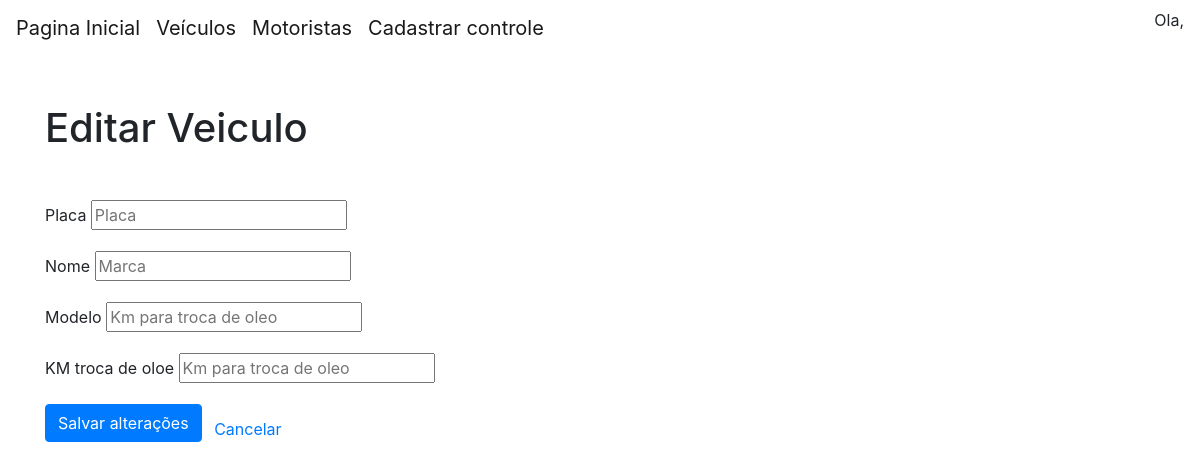
The app's page /veiculo/editar/1, older data.
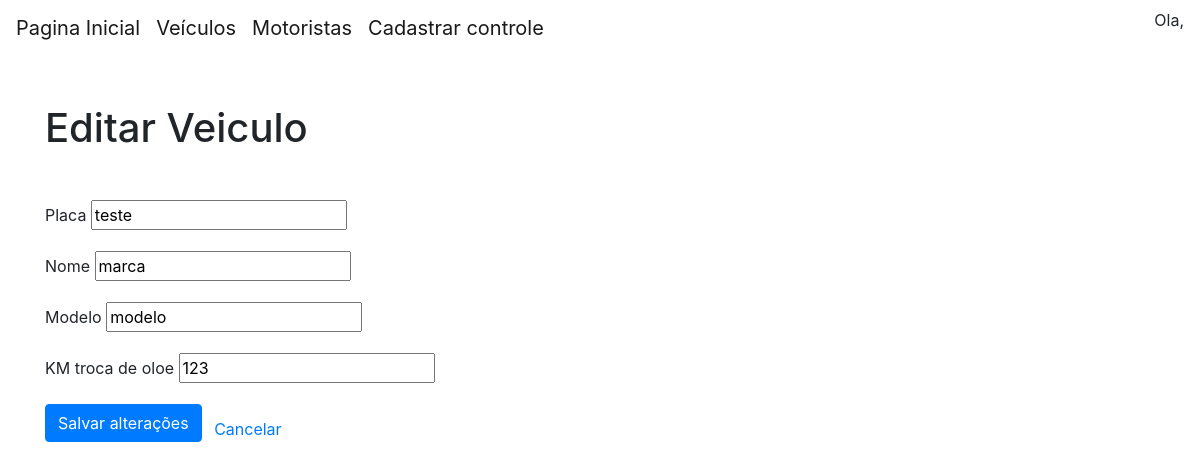
The same page, newer data.
### models.py (models this page shows, shortened)
class Veiculo(db.Model):
    id = db.Column(db.Integer, primary_key=True)
    placa = db.Column(db.String(20), unique=True, nullable=False)
    marca = db.Column(db.String(100), nullable=False)
    modelo = db.Column(db.String(100), nullable=False)
    km_troca_oleo = db.Column(db.Integer)

### routes/veiculo_routes.py (the view, shortened to what this page needs)
@veiculo_routes.route('/veiculo/editar/<int:id>', methods=['GET', 'POST'])
def editar_veiculo(id):
    veiculo = Veiculo.query.get(id)
    return render_template('/veiculo/editar_veiculo.html', veiculo=veiculo)

### templates/veiculo/editar_veiculo.html (shortened to what this page needs)
{% extends 'base.html' %}
{% block content %}
<h1 class="my-5">Editar Veiculo</h1>
<form method="post">
            <div class="row mb-3">
                <div class="col-md-6">
                    <label for="placa" class="form-label">Placa</label>
                    <input type="text" name="placa" id="placa" placeholder="Placa" value="{{ veiculo.placa }}"><br>
                </div>
            </div>
            <div class="row mb-3">
                <div class="col-md-6">
                    <label for="nome" class="form-label">Nome</label>
                    <input type="text" name="marca" id="marca" placeholder="Marca" value="{{ veiculo.marca }}"><br>
                </div>
            </div>
            <div class="row mb-3">
                <div class="col-md-6">
                    <label for="modelo" class="form-label">Modelo</label>
                    <input type="text" name="modelo" id="modelo" placeholder="Km para troca de oleo" value="{{ veiculo.modelo }}"><br>
                </div>
            </div>
            <div class="row mb-3">
                <div class="col-md-6">
                    <label for="KM troca de oloe" class="form-label">KM troca de oloe</label>
                    <input type="text" name="km_troca_oleo" id="km_troca_oleo" placeholder="Km para troca de oleo" value="{{ veiculo.km_troca_oleo }}"><br>
                </div>
            </div>
    <button class="btn btn-primary mb-3" type="submit">Salvar alterações</button>
    <a href=" " class="mx-2">Cancelar</a>
</form>
{% endblock %}

Row changes from the older to the newer data that the page shows:
added Veiculo: placa "teste", marca "marca", modelo "modelo", km_troca_oleo "123"
